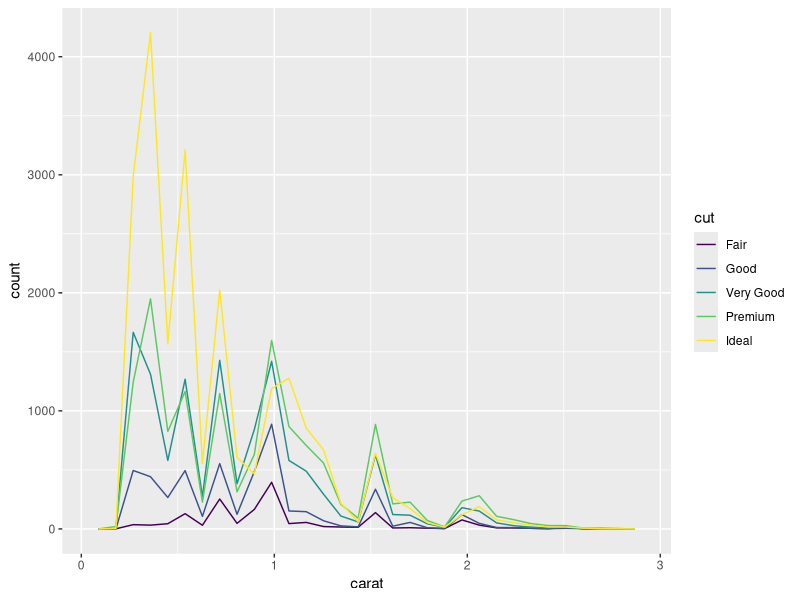

The R script that drew this image:
library(tidyverse)

smaller <- diamonds %>%
  filter(carat < 3)

ggplot(data = smaller, mapping = aes(x = carat, color = cut)) +
  geom_freqpoly(bandwidth = 0.1)